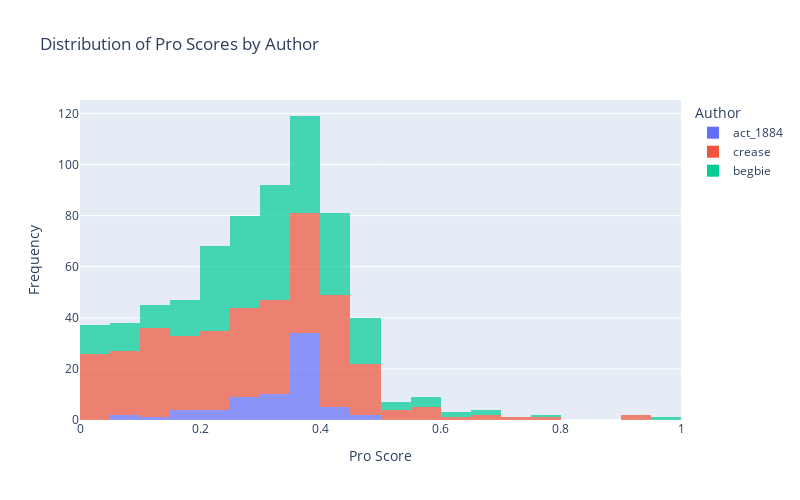
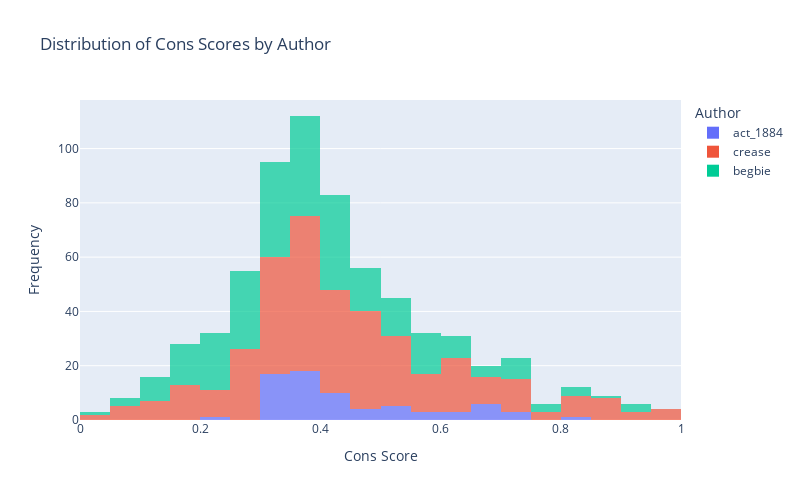

The notebook cell saved with these charts, in order:
### Code cell
# Plot histogram for Pro scores
fig_pro = px.histogram(
    df_scores,
    x="Pro",
    color="Author",
    title="Distribution of Pro Scores by Author",
    nbins=30,
    opacity=0.7,
    labels={"Pro": "Pro Score"}
)
fig_pro.update_layout(
    xaxis_title="Pro Score",
    yaxis_title="Frequency",
    width=800,
    height=500
)
fig_pro.show()

# Plot histogram for Cons scores
fig_cons = px.histogram(
    df_scores,
    x="Cons",
    color="Author",
    title="Distribution of Cons Scores by Author",
    nbins=30,
    opacity=0.7,
    labels={"Cons": "Cons Score"}
)
fig_cons.update_layout(
    xaxis_title="Cons Score",
    yaxis_title="Frequency",
    width=800,
    height=500
)
fig_cons.show()

### Figure 1 — Plotly figure (JSON) as saved in the notebook; plotly's stock layout.template omitted (floating-point values rounded to 4 significant figures; data arrays with more than 128 entries replaced by an {"elided": "..."} marker saying what was removed)
{"data": [{"alignmentgroup": "True", "bingroup": "x", "hovertemplate": "Author=act_1884<br>Pro Score=%{x}<br>count=%{y}<extra></extra>", "legendgroup": "act_1884", "marker": {"color": "#636efa", "opacity": 0.7, "pattern": {"shape": ""}}, "name": "act_1884", "nbinsx": 30, "offsetgroup": "act_1884", "orientation": "v", "showlegend": true, "type": "histogram", "x": [0.1615, 0.3814, 0.08859, 0.2942, 0.3575, 0.293, 0.3631, 0.3245, 0.3625, 0.364, 0.3623, 0.1973, 0.3612, 0.4619, 0.3699, 0.1638, 0.3595, 0.3405, 0.3735, 0.1733, 0.3921, 0.2095, 0.1353, 0.3955, 0.3739, 0.3347, 0.2778, 0.3865, 0.3799, 0.3699, 0.3766, 0.3799, 0.2777, 0.409, 0.24, 0.3986, 0.2543, 0.3839, 0.3059, 0.377, 0.3726, 0.09948, 0.2855, 0.391, 0.2572, 0.388, 0.3439, 0.3884, 0.3899, 0.4014, 0.3423, 0.3795, 0.3221, 0.3903, 0.3094, 0.2877, 0.2921, 0.4102, 0.3019, 0.3999, 0.3604, 0.4061, 0.25, 0.3862, 0.4526, 0.3897, 0.3026, 0.3847, 0.4053, 0.3775, 0.24], "xaxis": "x", "yaxis": "y"}, {"alignmentgroup": "True", "bingroup": "x", "hovertemplate": "Author=crease<br>Pro Score=%{x}<br>count=%{y}<extra></extra>", "legendgroup": "crease", "marker": {"color": "#EF553B", "opacity": 0.7, "pattern": {"shape": ""}}, "name": "crease", "nbinsx": 30, "offsetgroup": "crease", "orientation": "v", "showlegend": true, "type": "histogram", "x": {"elided": "345 float values"}, "xaxis": "x", "yaxis": "y"}, {"alignmentgroup": "True", "bingroup": "x", "hovertemplate": "Author=begbie<br>Pro Score=%{x}<br>count=%{y}<extra></extra>", "legendgroup": "begbie", "marker": {"color": "#00cc96", "opacity": 0.7, "pattern": {"shape": ""}}, "name": "begbie", "nbinsx": 30, "offsetgroup": "begbie", "orientation": "v", "showlegend": true, "type": "histogram", "x": {"elided": "260 float values"}, "xaxis": "x", "yaxis": "y"}], "layout": {"barmode": "relative", "height": 500, "legend": {"title": {"text": "Author"}, "tracegroupgap": 0}, "title": {"text": "Distribution of Pro Scores by Author"}, "width": 800, "xaxis": {"anchor": "y", "domain": [0, 1], "title": {"text": "Pro Score"}}, "yaxis": {"anchor": "x", "domain": [0, 1], "title": {"text": "Frequency"}}}}

### Figure 2 — Plotly figure (JSON) as saved in the notebook; plotly's stock layout.template omitted (floating-point values rounded to 4 significant figures; data arrays with more than 128 entries replaced by an {"elided": "..."} marker saying what was removed)
{"data": [{"alignmentgroup": "True", "bingroup": "x", "hovertemplate": "Author=act_1884<br>Cons Score=%{x}<br>count=%{y}<extra></extra>", "legendgroup": "act_1884", "marker": {"color": "#636efa", "opacity": 0.7, "pattern": {"shape": ""}}, "name": "act_1884", "nbinsx": 30, "offsetgroup": "act_1884", "orientation": "v", "showlegend": true, "type": "histogram", "x": [0.6822, 0.3752, 0.8148, 0.6188, 0.399, 0.3903, 0.4031, 0.6046, 0.4095, 0.5497, 0.3741, 0.7038, 0.3815, 0.3319, 0.3726, 0.7418, 0.3764, 0.4402, 0.356, 0.7478, 0.3574, 0.68, 0.4429, 0.3743, 0.3169, 0.3338, 0.5437, 0.4183, 0.3423, 0.4949, 0.5025, 0.3463, 0.632, 0.3415, 0.6908, 0.3488, 0.6624, 0.3623, 0.5942, 0.3557, 0.3616, 0.6788, 0.5717, 0.3511, 0.4896, 0.346, 0.4197, 0.3537, 0.4887, 0.3425, 0.5272, 0.3401, 0.5417, 0.3286, 0.3971, 0.2371, 0.434, 0.3198, 0.4363, 0.3372, 0.4454, 0.3427, 0.5862, 0.3614, 0.3099, 0.3552, 0.4881, 0.3382, 0.41, 0.3385, 0.6759], "xaxis": "x", "yaxis": "y"}, {"alignmentgroup": "True", "bingroup": "x", "hovertemplate": "Author=crease<br>Cons Score=%{x}<br>count=%{y}<extra></extra>", "legendgroup": "crease", "marker": {"color": "#EF553B", "opacity": 0.7, "pattern": {"shape": ""}}, "name": "crease", "nbinsx": 30, "offsetgroup": "crease", "orientation": "v", "showlegend": true, "type": "histogram", "x": {"elided": "345 float values"}, "xaxis": "x", "yaxis": "y"}, {"alignmentgroup": "True", "bingroup": "x", "hovertemplate": "Author=begbie<br>Cons Score=%{x}<br>count=%{y}<extra></extra>", "legendgroup": "begbie", "marker": {"color": "#00cc96", "opacity": 0.7, "pattern": {"shape": ""}}, "name": "begbie", "nbinsx": 30, "offsetgroup": "begbie", "orientation": "v", "showlegend": true, "type": "histogram", "x": {"elided": "260 float values"}, "xaxis": "x", "yaxis": "y"}], "layout": {"barmode": "relative", "height": 500, "legend": {"title": {"text": "Author"}, "tracegroupgap": 0}, "title": {"text": "Distribution of Cons Scores by Author"}, "width": 800, "xaxis": {"anchor": "y", "domain": [0, 1], "title": {"text": "Cons Score"}}, "yaxis": {"anchor": "x", "domain": [0, 1], "title": {"text": "Frequency"}}}}
